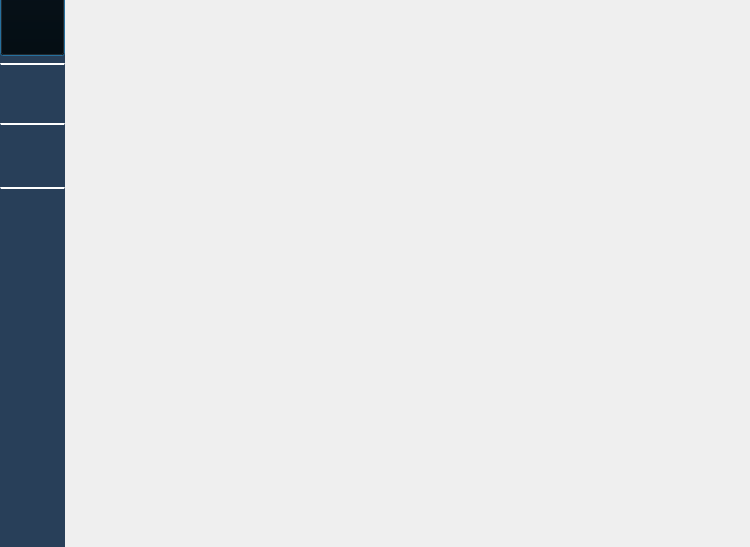
<?xml version="1.0" encoding="UTF-8"?>
<ui version="4.0">
 <class>Dialog</class>
 <widget class="QDialog" name="Dialog">
  <property name="geometry">
   <rect>
    <x>0</x>
    <y>0</y>
    <width>750</width>
    <height>547</height>
   </rect>
  </property>
  <property name="windowTitle">
   <string>Dialog</string>
  </property>
  <widget class="QWidget" name="widget" native="true">
   <property name="geometry">
    <rect>
     <x>0</x>
     <y>-3</y>
     <width>750</width>
     <height>568</height>
    </rect>
   </property>
   <widget class="QWidget" name="widget_2" native="true">
    <property name="geometry">
     <rect>
      <x>0</x>
      <y>0</y>
      <width>65</width>
      <height>560</height>
     </rect>
    </property>
    <property name="styleSheet">
     <string notr="true">QWidget#widget_2 {
background-color: #283f59;
}
</string>
    </property>
    <widget class="QPushButton" name="user">
     <property name="geometry">
      <rect>
       <x>0</x>
       <y>0</y>
       <width>65</width>
       <height>59</height>
      </rect>
     </property>
     <property name="styleSheet">
      <string notr="true">background-color: transparent;</string>
     </property>
     <property name="text">
      <string/>
     </property>
     <property name="icon">
      <iconset>
       <normaloff>../images/user-svgrepo-com.svg</normaloff>../images/user-svgrepo-com.svg</iconset>
     </property>
     <property name="iconSize">
      <size>
       <width>26</width>
       <height>26</height>
      </size>
     </property>
     <property name="autoDefault">
      <bool>true</bool>
     </property>
     <property name="default">
      <bool>false</bool>
     </property>
     <property name="flat">
      <bool>false</bool>
     </property>
    </widget>
    <widget class="QPushButton" name="search">
     <property name="geometry">
      <rect>
       <x>0</x>
       <y>66</y>
       <width>65</width>
       <height>59</height>
      </rect>
     </property>
     <property name="styleSheet">
      <string notr="true">background-color: transparent;
border-top:2px solid white; </string>
     </property>
     <property name="text">
      <string/>
     </property>
     <property name="icon">
      <iconset>
       <normaloff>../images/search-svgrepo-com.svg</normaloff>../images/search-svgrepo-com.svg</iconset>
     </property>
     <property name="iconSize">
      <size>
       <width>24</width>
       <height>24</height>
      </size>
     </property>
    </widget>
    <widget class="QPushButton" name="history">
     <property name="geometry">
      <rect>
       <x>0</x>
       <y>126</y>
       <width>65</width>
       <height>59</height>
      </rect>
     </property>
     <property name="styleSheet">
      <string notr="true">color: white;
background-color: transparent;
border-top: 2px solid white;</string>
     </property>
     <property name="text">
      <string/>
     </property>
     <property name="icon">
      <iconset>
       <normaloff>../images/history-svgrepo-com.svg</normaloff>../images/history-svgrepo-com.svg</iconset>
     </property>
     <property name="iconSize">
      <size>
       <width>24</width>
       <height>24</height>
      </size>
     </property>
    </widget>
    <widget class="QPushButton" name="plus">
     <property name="geometry">
      <rect>
       <x>0</x>
       <y>190</y>
       <width>65</width>
       <height>59</height>
      </rect>
     </property>
     <property name="styleSheet">
      <string notr="true">color: white;
background-color: transparent;
border-top: 2px solid white;</string>
     </property>
     <property name="text">
      <string/>
     </property>
     <property name="icon">
      <iconset>
       <normaloff>../images/plus.png</normaloff>../images/plus.png</iconset>
     </property>
     <property name="iconSize">
      <size>
       <width>24</width>
       <height>24</height>
      </size>
     </property>
    </widget>
   </widget>
   <widget class="QWidget" name="change" native="true">
    <property name="geometry">
     <rect>
      <x>65</x>
      <y>0</y>
      <width>685</width>
      <height>560</height>
     </rect>
    </property>
    <property name="styleSheet">
     <string notr="true">QWidget#operations{
background-color: rgba(0,0,0,0.2);
}

</string>
    </property>
   </widget>
  </widget>
 </widget>
 <resources/>
 <connections/>
</ui>
